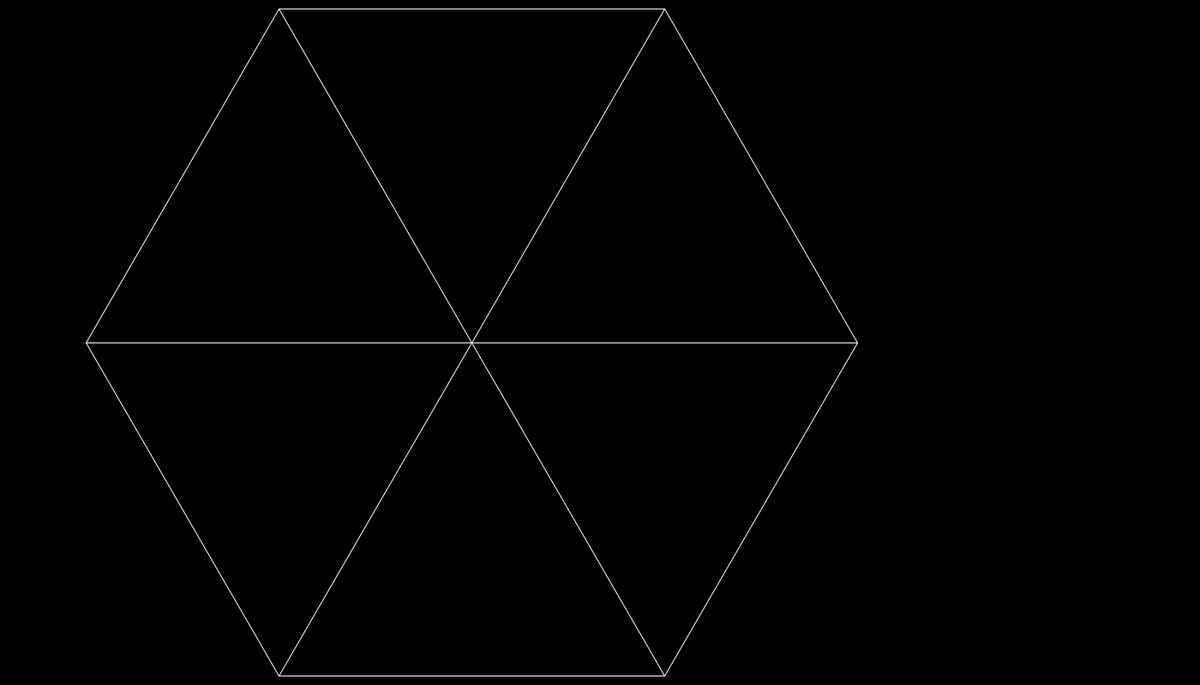
Frame 1 (no input)
Frame 60 (the mouse pressed at the canvas centre just before this capture): identical to frame 1, image omitted
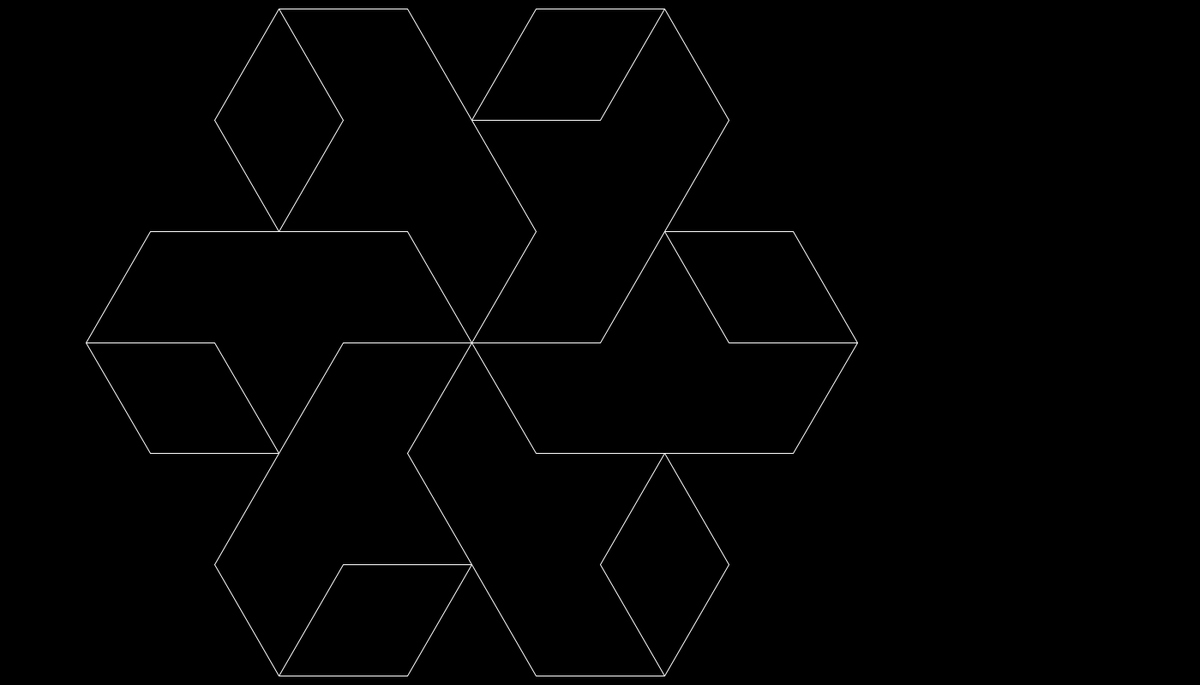
Frame 120 (the mouse held since frame 60 and released just before this capture)

The Processing sketch that drew these frames (run headless with seeded random() and noise(); from frame 60 on, the mouse is pressed at the canvas centre):

// Processing sketch: Design2_Koch_AntiSnowflake
// ── Design2_Koch_AntiSnowflake.pde
// Coding Challenge 129: Koch Snowflake
// Daniel Shiffman
// https://thecodingtrain.com/CodingChallenges/129-koch-snowflake.html
// https://youtu.be/X8bXDKqMsXE
// https://editor.p5js.org/codingtrain/sketches/SJHcVCAgN

ArrayList<Segment> segments;

void addAll(Segment[] arr, ArrayList<Segment> list) {
  for (Segment s : arr) {
    list.add(s);
  }
}

void setup() {
  size(1400, 800);
  segments = new ArrayList<Segment>();
  PVector a = new PVector(100, 300);
  PVector g = new PVector(550, 300);
  PVector d = new PVector(1000, 300);

  float len = PVector.dist(a, g);
  float h = len * sqrt(3) / 2;
  PVector b = new PVector(325, 300-h);
  PVector c = new PVector(775, 300-h);
  PVector e = new PVector(775, 300+h);
  PVector f = new PVector(325, 300+h);
  
  Segment s1 = new Segment(a, b);
  Segment s2 = new Segment(b, c);
  Segment s3 = new Segment(c, d);
  Segment s4 = new Segment(d, e);
  Segment s5 = new Segment(e, f);
  Segment s6 = new Segment(f, a);
  Segment s7 = new Segment(a, g);
  Segment s8 = new Segment(b, g);
  Segment s9 = new Segment(c, g);
  Segment s10 = new Segment(d, g);
  Segment s11 = new Segment(e, g);
  Segment s12 = new Segment(f, g);

  segments.add(s1);
  segments.add(s2);
  segments.add(s3);
  segments.add(s4);
  segments.add(s5);
  segments.add(s6);
  segments.add(s7);
  segments.add(s8);
  segments.add(s9);
  segments.add(s10);
  segments.add(s11);
  segments.add(s12);

  //println(children);
}

void mousePressed() {
  ArrayList<Segment> nextGeneration = new ArrayList<Segment>();

  for (Segment s : segments) {
    Segment[] children = s.generate();
    addAll(children, nextGeneration);
  }
  segments = nextGeneration;
}


void draw() {
  background(0);
  translate(0, 100);

  stroke(255);
  for (Segment s : segments) {
    s.show();
  }
}

// ── Segment.pde
// Coding Challenge 129: Koch Snowflake
// Daniel Shiffman
// https://thecodingtrain.com/CodingChallenges/129-koch-snowflake.html
// https://youtu.be/X8bXDKqMsXE
// https://editor.p5js.org/codingtrain/sketches/SJHcVCAgN

class Segment {
   PVector a;
   PVector b;
   
   Segment(PVector a_, PVector b_) {
     a = a_.copy();
     b = b_.copy();
   }
   
   Segment[] generate() {
     Segment[] children = new Segment[4];
     
     PVector v = PVector.sub(b,a);
     v.div(3);
     
     // Segment 0
     PVector b1 = PVector.add(a,v);
     children[0] = new Segment(a,b1);
     
     // Segment 3
     PVector a1 = PVector.sub(b,v);
     children[3] = new Segment(a1,b);
     
     v.rotate(PI/3);
     PVector c = PVector.add(b1,v);
     // Segment 2
     children[1] = new Segment(b1, c);
     // Segment 3
     children[2] = new Segment(c, a1);
     return children;
   }
   
   void show() {
     stroke(255);
     line(a.x,a.y,b.x,b.y);
   }
  
}
